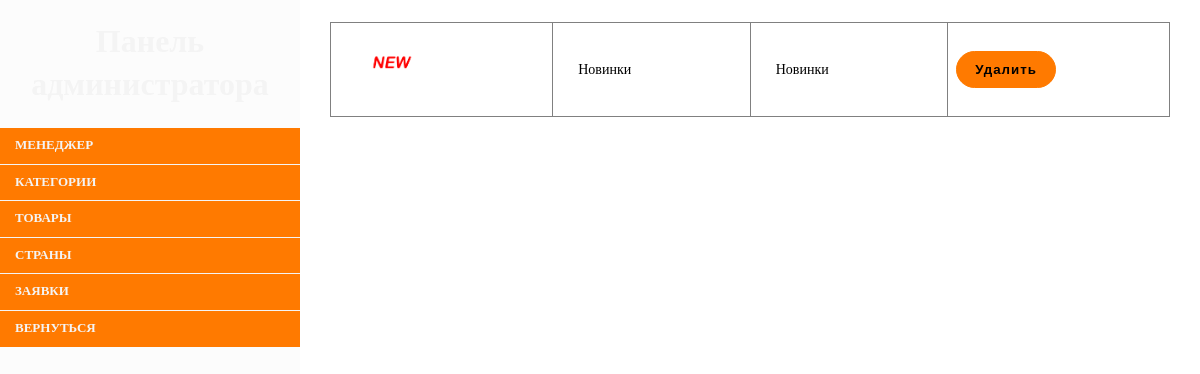
Screenshot of /categories/show.php?id=4 with the database file from the repository.
### tables this page shows
CREATE TABLE `categories` (
  `id` int(11) NOT NULL,
  `name` varchar(30) NOT NULL,
  `description` varchar(255) NOT NULL,
  `image` varchar(255) NOT NULL
);

### categories/show.php (called while the page is built, shortened)
<?php
include $_SERVER['DOCUMENT_ROOT'] . '/bootstrap.php';
$id = $_GET['id'] ?? 1;
$category = $dataCategory->getOneCategory($id);
include $_SERVER['DOCUMENT_ROOT'] . '/categories/show.view.php';

### BD/Connect.php (called while the page is built, shortened)
<?php
class Connect
{
    public static function make($conn)
    {
        return new PDO(
            'mysql:host=' . $conn['host'] . ';dbname=' . $conn['dbname'],
            $conn['login'],
            $conn['password'],
            $conn['options']
        );
    }
}

### bootstrap.php (called while the page is built, shortened)
<?php
include $_SERVER['DOCUMENT_ROOT'] . '/BD/Connect.php';
include $_SERVER['DOCUMENT_ROOT'] . '/APP/Models/Category.php';
$dataCategory = new Category(Connect::make(CONN));

### APP/Models/Category.php (called while the page is built, shortened)
<?php
class Category
{
    protected $pdo;
    public function __construct(PDO $pdo)
    {
        $this->pdo = $pdo;
    }
    public function getOneCategory($id)
    {
        $stmt = $this->pdo->prepare('SELECT * FROM categories WHERE id=:id');
        $stmt->execute(['id' => $id]);
        return $stmt->fetch();
    }
}

### categories/show.view.php (the view, shortened to what this page needs)
<?php
include $_SERVER['DOCUMENT_ROOT'] . '/templates/nav.admin.php'; ?>
<div class="mainCom">
    <table border="1">
        <?php if ($category): ?>
            <tr>
                <td><img style="width: 100px;" src="../img/<?= $category->image ?>" alt="img" class="imgCards">
                </td>
                <td style="padding: 25px"><?= $category->name ?></td>
                <td style="padding: 25px"><?= $category->description ?></td>
                <td>
                    <form action="/categories/deleteCategory.php" method="post">
                        <button class="subscribe" name="delete" type="submit"
                                onclick="return confirm('Вы действительно хотите удалить категорию?');">
                            Удалить
                        </button>
                    </form>
                </td>
            </tr>
        <?php else: ?>
            <div>Запрашиваемый ресурс не гайден...</div>
        <?php endif; ?><br>
    </table>

### CSS/navAdmin.css (style rules this page uses)
* { padding: 0; margin: 0; }
.subscribe { background: #FF7A00; outline: none; font-weight: bold; padding: 10px 18px; border-radius: 25px; border: 1px solid #FF7A00; letter-spacing: 1px; text-decoration: none; color: black; }
table { margin: 0 auto; background-color: rgba(255, 255, 255, 0.71); font-size: 14px; max-width: 70%; width: 70%; border-collapse: collapse; text-align: left; }
td { color: black; padding: 9px 8px; transition: .3s linear; }

### rows the page displays
categories: image (picture), name "Новинки", description "Новинки"
